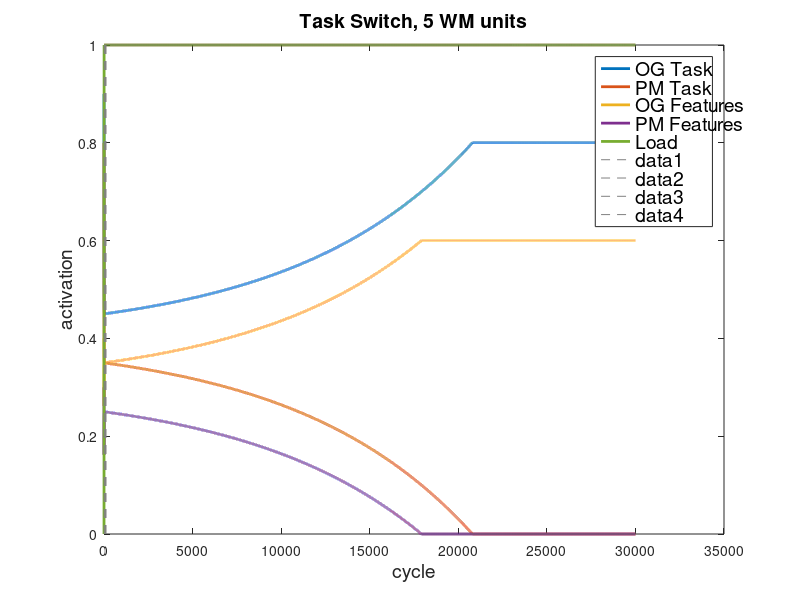

Write MATLAB code to recreate this figure.

x = [-1:0.2:5];
x = 1;
cycs = 30000;

%{
I = 0;
li = -2; % lateral inhibition
se = -2; % self-excitation
ve = 0; % vertical excitation
ci = 0; % cross-inhibition
step = 0.2;
%}

I = 2;
li = -2; % lateral inhibition
se = -2 + 0.001; % self-excitation
ve = -1; % vertical excitation
ci = -1; % cross-inhibition
step = 0.1;


W = [
    se li ve ci 0;
    li se ci ve 0;
    ve ci se li 0;
    ci ve li se 0;
    0 0 0 0 0;
    ];
b_high = [I*1.1 I*1.1 I I I];
b_low = b_high / 10;
b = b_high;
init_a = [0.9 0.8 0.4 0.3 0];

z = zeros(size(x, 2));

for i = 1:size(x, 2)
    for j = 1:size(x, 2)
        a1 = x(i);
        a2 = x(j);
 
        a = [a1 a2 a1 a2];
        if size(x, 2) == 1
            a = init_a;
        end
        net = [0 0 0 0];
        avg = [0 0 0 0];
        act = zeros(cycs+1, 5);
                                                %act(1,:) = 1 ./ (1 + exp(-a));
                                                act(1,:) = a;
        for cyc = 1:cycs
            net = a * W + b;
            %{
            if cyc > 50 && cyc < 90
                b(2) = 4;
            else
                if cyc == 90 || cyc == 91
                    a(1:5) = init_a(1:5);
                end
                b(2) = I * 1.1;
            end
            %}
            
            %b = b - b * 0.00001;
            
            %{
            if cyc > 50 && cyc < 70
                b = b_low;
            else
                b = b_high;
            end
            %}

            
            %if cyc > 20 && cyc < 40
            %    b(5) = 15;
            %else
            %    b(5) = I;
            %end
            
                                                da = net;
                                                %da = -a + quadsquare(b + a * W);
            a = a + step * da;
            a = min(a, 1);
            a = max(a, 0);
                                                %act(cyc+1,:) = 1 ./ (1 + exp(-a));
                                                act(cyc+1,:) = a;
        end
        z(i, j) = norm(act(end,:) - act(1,:));
        
        if size(x, 2) == 1
            figure;
            
            plot(act, 'LineWidth', 2);
            ylim([0 1]);
            legend('OG Task', 'PM Task', 'OG Features', 'PM Features', 'Load');
            ylabel('activation');
            xlabel('cycle');
            line([10 10],ylim, 'LineStyle', '--', 'Color',[0.5 0.5 0.5]);
            line([50 50],ylim, 'LineStyle', '--', 'Color',[0.5 0.5 0.5]);
            line([90 90],ylim, 'LineStyle', '--', 'Color',[0.5 0.5 0.5]);
            
            line([110 110],ylim, 'LineStyle', '--', 'Color',[0.5 0.5 0.5]);
            
            text(12, -4.4, 'trial #1');
            text(52, -4.4, 'trial #2');
            
            %text(92, -4.4, 'trial #3');
            text(92, -4.4, 'end trial');            
            text(112, -4, 'trial #3');
            
            %title('Ongoing Trials, 5 WM units');            
            title('Task Switch, 5 WM units');
            
            figureHandle = gcf;
            set(findall(figureHandle,'type','text'),'fontSize',14);
        end
    end
end

if size(x, 2) > 1
    figure;
    surf(x, x, z);
end